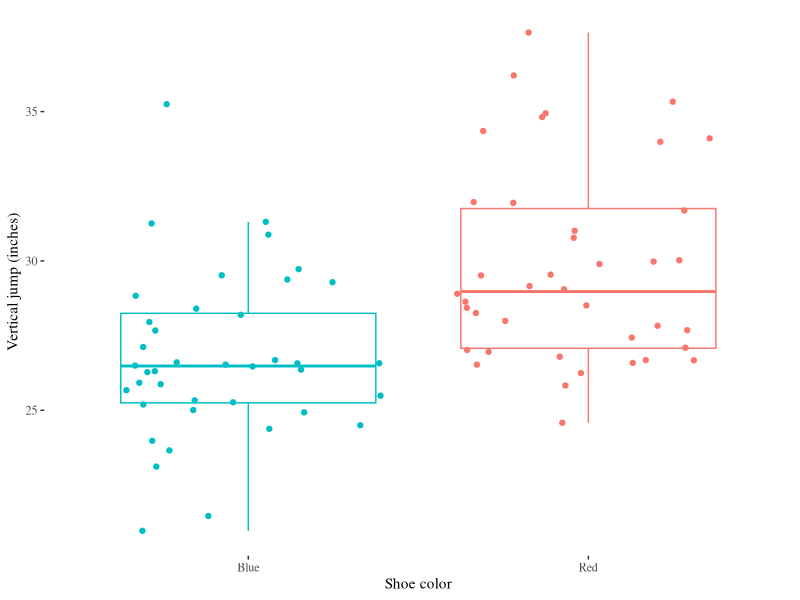
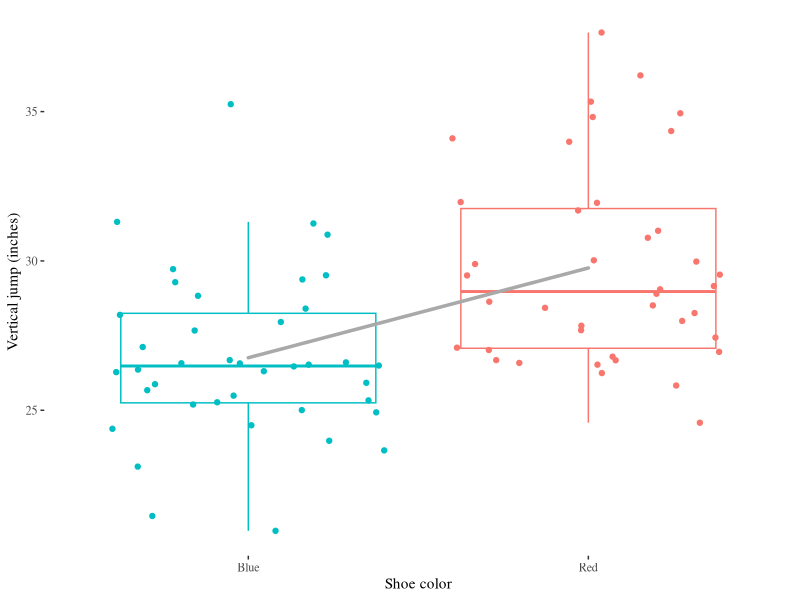

These figures' R source, in order:
## ---- chunk 1
#| label: loading packages
#| results: hide

library(tidyverse)
library(ggthemes)
## ---- chunk 2
#| label: Simulating and visualizing data

#setting the parameters
set.seed(1234)

n_players <- 40
blue_mean <- 28
red_mean <- 30
sd <- 3

#simulate jump heights in inches
blue_jump_height <- rnorm(n_players, blue_mean, sd)
red_jump_height <- rnorm(n_players, red_mean, sd)

#create a dataframe
jump_data <- data.frame(
  player_id = 1:(2 * n_players),
  shoe_color = rep(c("Blue", "Red"), each = n_players),
  jump_height = c(blue_jump_height, red_jump_height)
)

#plot the data
ggplot(jump_data, aes(x = shoe_color, y = jump_height, color = shoe_color)) +
  geom_boxplot(alpha = 0.5, outlier.shape = NA) + 
  geom_jitter() +
  scale_color_manual(values = c(Blue = "#00BFC4", Red = "#F8766D")) +
  labs(
    x = "Shoe color",
    y = "Vertical jump (inches)",
  ) +
  theme_tufte() +
  theme(legend.position = "none")

## ---- chunk 3
#| label: Doing a t-test

t.test(jump_height ~ shoe_color, data = jump_data, var.equal = TRUE)
## ---- chunk 4
#| label: Linear regression and visualization

#the regression model
lm(formula = jump_height ~ shoe_color, data = jump_data) |> 
  summary()

#getting the mean jump height for plotting the linear regression line
mean_jump_data <- jump_data |> 
  group_by(shoe_color) |> 
  summarize(mean_jump_height = mean(jump_height))

#adding example regression line to previous plot
ggplot(jump_data, aes(x = shoe_color, y = jump_height, color = shoe_color)) +
  geom_boxplot(alpha = 0.5, outlier.shape = NA) + 
  geom_jitter() +
  scale_color_manual(values = c(Blue = "#00BFC4", Red = "#F8766D")) +
  labs(
    x = "Shoe color",
    y = "Vertical jump (inches)",
  ) +
  theme_tufte() +
  theme(legend.position = "none") +
   geom_line(data = mean_jump_data, #adding example regression line
            aes(x = shoe_color, y = mean_jump_height, group = 1),
            size = 1.2,
            color = "darkgray",
            lineend = "round")
## ---- chunk 5
#| label: Both the t-test and linear regression

t.test(jump_height ~ shoe_color, data = jump_data, var.equal = TRUE)

lm(formula = jump_height ~ shoe_color, data = jump_data) |> 
  summary()

